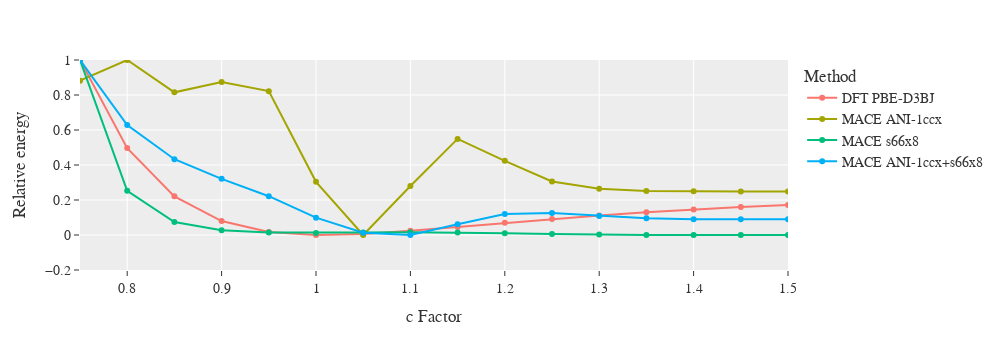

Write notebook code for a chart like this one.
### Code cell
plot=px.line(df_mace, x='c Factor', y='Relative energy', color='Method', markers=True, template='ggplot2')
plot.update_layout(font_family="Serif",font_size=14,
                   xaxis=dict(
                       range=[0.75,1.5]
                   ),
                   yaxis=dict(
                       range=[-0.2,1]
                   ),
                   width=1000,
                   height=350)

### Figure 1 — Plotly figure (JSON) as saved in the notebook; plotly's stock layout.template omitted (floating-point values rounded to 4 significant figures)
{"data": [{"hovertemplate": "Method=DFT PBE-D3BJ<br>c Factor=%{x}<br>Relative energy=%{y}<extra></extra>", "legendgroup": "DFT PBE-D3BJ", "line": {"color": "#F8766D", "dash": "solid"}, "marker": {"symbol": "circle"}, "mode": "lines+markers", "name": "DFT PBE-D3BJ", "orientation": "v", "showlegend": true, "type": "scatter", "x": [0.75, 0.8, 0.85, 0.9, 0.95, 1, 1.05, 1.1, 1.15, 1.2, 1.25, 1.3, 1.35, 1.4, 1.45, 1.5], "xaxis": "x", "y": [1, 0.4965, 0.2208, 0.07987, 0.01771, 0, 0.006075, 0.02376, 0.04608, 0.06929, 0.09146, 0.1117, 0.1297, 0.1456, 0.1593, 0.1711], "yaxis": "y"}, {"hovertemplate": "Method=MACE ANI-1ccx<br>c Factor=%{x}<br>Relative energy=%{y}<extra></extra>", "legendgroup": "MACE ANI-1ccx", "line": {"color": "#A3A500", "dash": "solid"}, "marker": {"symbol": "circle"}, "mode": "lines+markers", "name": "MACE ANI-1ccx", "orientation": "v", "showlegend": true, "type": "scatter", "x": [0.75, 0.8, 0.85, 0.9, 0.95, 1, 1.05, 1.1, 1.15, 1.2, 1.25, 1.3, 1.35, 1.4, 1.45, 1.5], "xaxis": "x", "y": [0.8818, 1, 0.8153, 0.8737, 0.8221, 0.3039, 0, 0.2803, 0.5493, 0.4238, 0.3059, 0.2637, 0.2519, 0.2494, 0.2491, 0.2491], "yaxis": "y"}, {"hovertemplate": "Method=MACE s66x8<br>c Factor=%{x}<br>Relative energy=%{y}<extra></extra>", "legendgroup": "MACE s66x8", "line": {"color": "#00BF7D", "dash": "solid"}, "marker": {"symbol": "circle"}, "mode": "lines+markers", "name": "MACE s66x8", "orientation": "v", "showlegend": true, "type": "scatter", "x": [0.75, 0.8, 0.85, 0.9, 0.95, 1, 1.05, 1.1, 1.15, 1.2, 1.25, 1.3, 1.35, 1.4, 1.45, 1.5], "xaxis": "x", "y": [1, 0.2527, 0.07439, 0.02691, 0.0137, 0.01179, 0.01385, 0.01534, 0.01388, 0.01, 0.00564, 0.002341, 0.0006204, 8.351e-05, 2.983e-06, 0], "yaxis": "y"}, {"hovertemplate": "Method=MACE ANI-1ccx+s66x8<br>c Factor=%{x}<br>Relative energy=%{y}<extra></extra>", "legendgroup": "MACE ANI-1ccx+s66x8", "line": {"color": "#00B0F6", "dash": "solid"}, "marker": {"symbol": "circle"}, "mode": "lines+markers", "name": "MACE ANI-1ccx+s66x8", "orientation": "v", "showlegend": true, "type": "scatter", "x": [0.75, 0.8, 0.85, 0.9, 0.95, 1, 1.05, 1.1, 1.15, 1.2, 1.25, 1.3, 1.35, 1.4, 1.45, 1.5], "xaxis": "x", "y": [1, 0.6288, 0.4331, 0.321, 0.2217, 0.09893, 0.01319, 0, 0.06187, 0.1193, 0.1253, 0.109, 0.09548, 0.09045, 0.08982, 0.08951], "yaxis": "y"}], "layout": {"font": {"family": "Serif", "size": 14}, "height": 350, "legend": {"title": {"text": "Method"}, "tracegroupgap": 0}, "margin": {"t": 60}, "width": 1000, "xaxis": {"anchor": "y", "domain": [0, 1], "range": [0.75, 1.5], "title": {"text": "c Factor"}}, "yaxis": {"anchor": "x", "domain": [0, 1], "range": [-0.2, 1], "title": {"text": "Relative energy"}}}}
